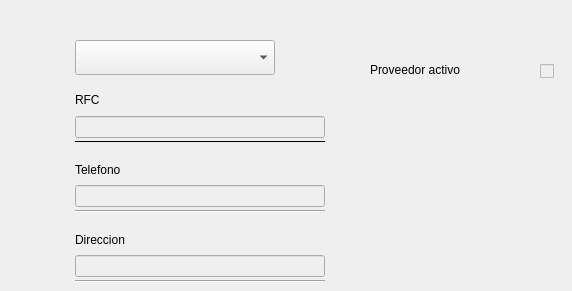
                      <widget class="QWidget" name="page_proveedores_ver">
                       <widget class="QComboBox" name="proveedores_ver_proveedor">
                        <property name="geometry">
                         <rect>
                          <x>75</x>
                          <y>40</y>
                          <width>200</width>
                          <height>35</height>
                         </rect>
                        </property>
                        <property name="cursor">
                         <cursorShape>PointingHandCursor</cursorShape>
                        </property>
                       </widget>
                       <widget class="QLineEdit" name="proveedores_ver_rfc">
                        <property name="enabled">
                         <bool>false</bool>
                        </property>
                        <property name="geometry">
                         <rect>
                          <x>75</x>
                          <y>116</y>
                          <width>250</width>
                          <height>22</height>
                         </rect>
                        </property>
                        <property name="text">
                         <string/>
                        </property>
                       </widget>
                       <widget class="QLabel" name="label_37">
                        <property name="geometry">
                         <rect>
                          <x>75</x>
                          <y>90</y>
                          <width>150</width>
                          <height>20</height>
                         </rect>
                        </property>
                        <property name="text">
                         <string>RFC</string>
                        </property>
                       </widget>
                       <widget class="Line" name="line_15">
                        <property name="geometry">
                         <rect>
                          <x>75</x>
                          <y>140</y>
                          <width>250</width>
                          <height>2</height>
                         </rect>
                        </property>
                        <property name="frameShadow">
                         <enum>QFrame::Plain</enum>
                        </property>
                        <property name="lineWidth">
                         <number>1</number>
                        </property>
                        <property name="orientation">
                         <enum>Qt::Horizontal</enum>
                        </property>
                       </widget>
                       <widget class="QLabel" name="label_41">
                        <property name="geometry">
                         <rect>
                          <x>75</x>
                          <y>160</y>
                          <width>150</width>
                          <height>20</height>
                         </rect>
                        </property>
                        <property name="text">
                         <string>Telefono</string>
                        </property>
                       </widget>
                       <widget class="Line" name="line_16">
                        <property name="geometry">
                         <rect>
                          <x>75</x>
                          <y>210</y>
                          <width>250</width>
                          <height>2</height>
                         </rect>
                        </property>
                        <property name="orientation">
                         <enum>Qt::Horizontal</enum>
                        </property>
                       </widget>
                       <widget class="QLabel" name="label_42">
                        <property name="geometry">
                         <rect>
                          <x>75</x>
                          <y>230</y>
                          <width>150</width>
                          <height>20</height>
                         </rect>
                        </property>
                        <property name="text">
                         <string>Direccion</string>
                        </property>
                       </widget>
                       <widget class="Line" name="line_17">
                        <property name="geometry">
                         <rect>
                          <x>75</x>
                          <y>280</y>
                          <width>250</width>
                          <height>2</height>
                         </rect>
                        </property>
                        <property name="orientation">
                         <enum>Qt::Horizontal</enum>
                        </property>
                       </widget>
                       <widget class="QLabel" name="label_43">
                        <property name="geometry">
                         <rect>
                          <x>370</x>
                          <y>60</y>
                          <width>161</width>
                          <height>20</height>
                         </rect>
                        </property>
                        <property name="text">
                         <string>Proveedor activo</string>
                        </property>
                       </widget>
                       <widget class="QCheckBox" name="productos_ver_check_activo">
                        <property name="enabled">
                         <bool>false</bool>
                        </property>
                        <property name="geometry">
                         <rect>
                          <x>540</x>
                          <y>60</y>
                          <width>23</width>
                          <height>23</height>
                         </rect>
                        </property>
                        <property name="text">
                         <string/>
                        </property>
                       </widget>
                       <widget class="QLineEdit" name="proveedores_ver_telefono">
                        <property name="enabled">
                         <bool>false</bool>
                        </property>
                        <property name="geometry">
                         <rect>
                          <x>75</x>
                          <y>185</y>
                          <width>250</width>
                          <height>22</height>
                         </rect>
                        </property>
                        <property name="text">
                         <string/>
                        </property>
                       </widget>
                       <widget class="QLineEdit" name="proveedores_ver_direccion">
                        <property name="enabled">
                         <bool>false</bool>
                        </property>
                        <property name="geometry">
                         <rect>
                          <x>75</x>
                          <y>255</y>
                          <width>250</width>
                          <height>22</height>
                         </rect>
                        </property>
                        <property name="text">
                         <string/>
                        </property>
                       </widget>
                      </widget>
